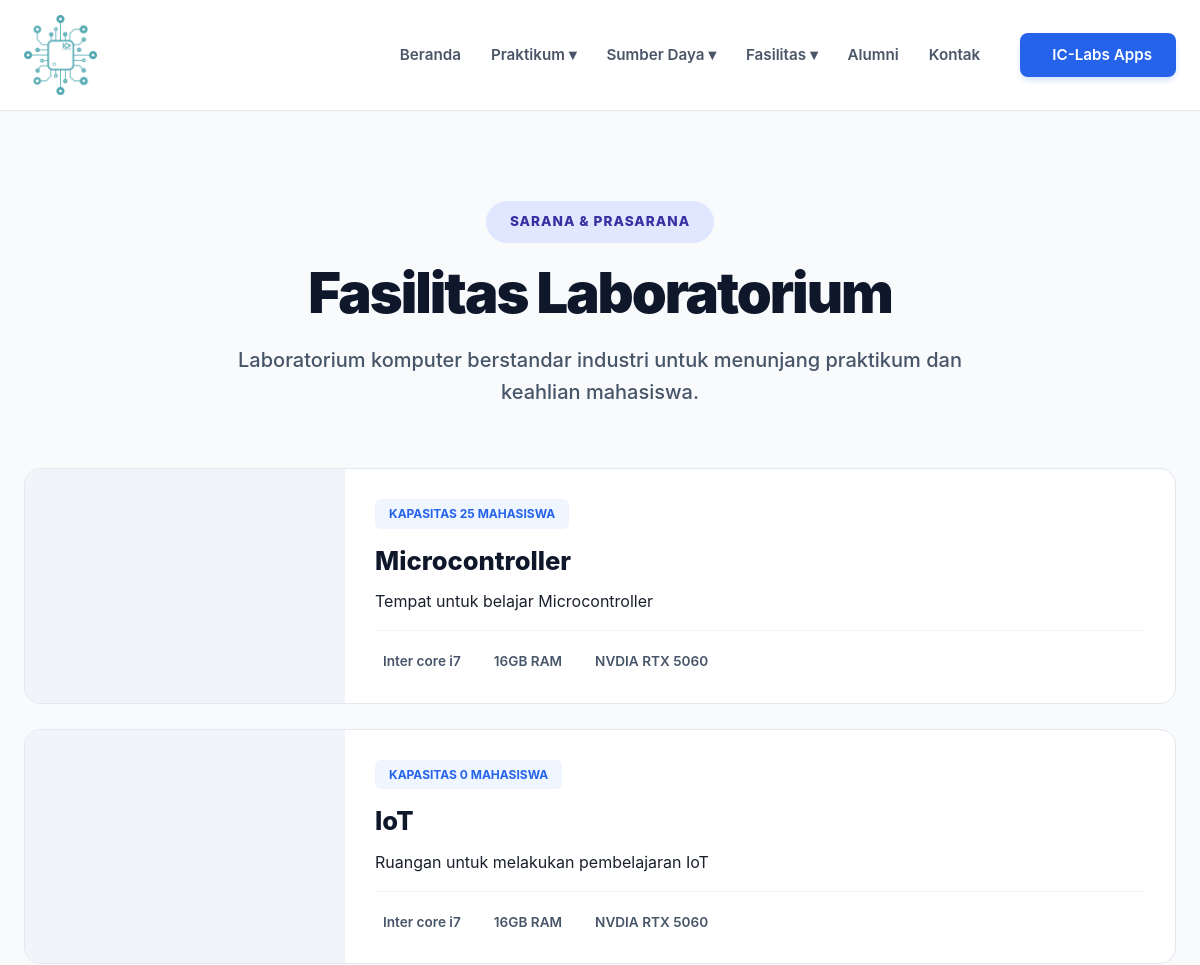
/public/laboratorium (upper part), run on an earlier commit of the app's database.
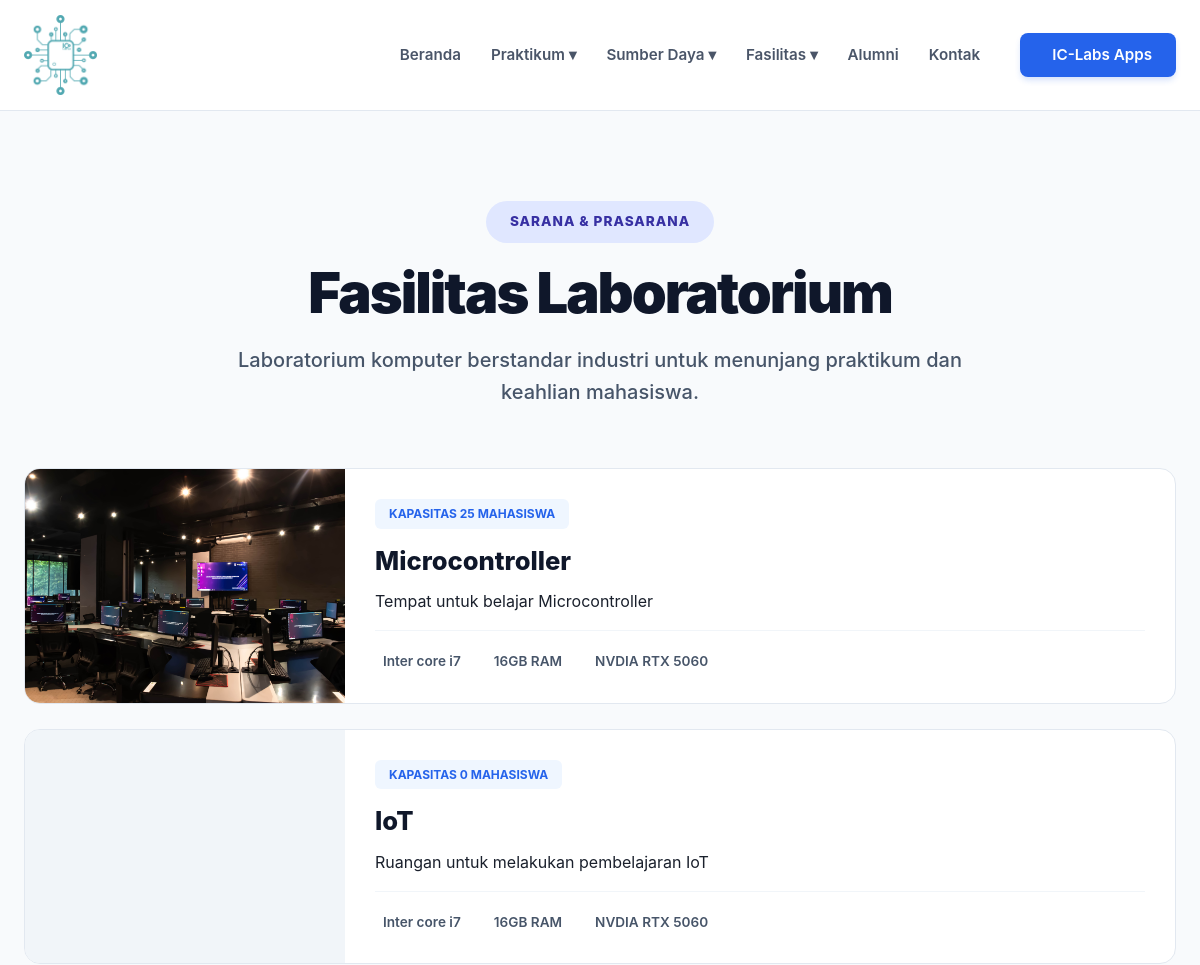
And on a later commit of the database.
### tables this page shows
CREATE TABLE `laboratorium` (
  `idLaboratorium` int(11) NOT NULL,
  `nama` varchar(100) NOT NULL,
  `jenis` enum('Laboratorium','Riset') DEFAULT 'Laboratorium',
  `idKordinatorAsisten` int(11) DEFAULT NULL,
  `deskripsi` text DEFAULT NULL,
  `gambar` varchar(255) DEFAULT NULL,
  `jumlahPc` int(11) DEFAULT NULL,
  `jumlahKursi` int(11) DEFAULT NULL,
  `lokasi` varchar(255) DEFAULT NULL,
  `kapasitas` int(11) DEFAULT 0,
  `processor` varchar(255) DEFAULT NULL,
  `ram` varchar(100) DEFAULT NULL,
  `storage` varchar(100) DEFAULT NULL,
  `gpu` varchar(255) DEFAULT NULL,
  `monitor` varchar(255) DEFAULT NULL,
  `software` text DEFAULT NULL,
  `fasilitas_pendukung` text DEFAULT NULL,
  `koordinator_nama` varchar(255) DEFAULT NULL,
  `koordinator_foto` varchar(255) DEFAULT NULL
);

### app/views/fasilitas/laboratorium.php (the view, shortened to what this page needs)
<?php
$lab_list = [];
if (!empty($data['laboratorium'])) {
    $lab_list = $data['laboratorium'];
} else {
    global $pdo;
    try {
        if ($pdo instanceof PDO) {
            $stmt = $pdo->query("SELECT * FROM laboratorium WHERE jenis = 'Laboratorium' ORDER BY idLaboratorium ASC");
            $lab_list = $stmt->fetchAll(PDO::FETCH_ASSOC);
        }
    } catch (Throwable $e) { $lab_list = []; }
}
function getLabImg($row) {
    if (!empty($row['gambar']) && file_exists(ROOT_PROJECT . '/public/assets/uploads/' . $row['gambar'])) {
        return ASSETS_URL . '/assets/uploads/' . $row['gambar'];
    }
    return null;
}
?>
<section class="fasilitas-section">
    <div class="container">
        <header class="page-header">
            <span class="header-badge">Sarana & Prasarana</span>
            <h1>Fasilitas Laboratorium</h1>
            <p>Laboratorium komputer berstandar industri untuk menunjang praktikum dan keahlian mahasiswa.</p>
        </header>
        <div class="facility-grid">
            <?php if (!empty($lab_list)) : ?>
                <?php foreach ($lab_list as $row) : ?>
                    <?php
                        $imgSrc = getLabImg($row);
                        $descRaw = $row['deskripsi'] ?? '';
                        $deskripsi = strlen($descRaw) > 150 ? substr($descRaw, 0, 150) . '...' : $descRaw;
                    ?>
                    <a href="<?= PUBLIC_URL ?>/detail_fasilitas/<?= $row['idLaboratorium'] ?>" class="facility-row">
                        <div class="facility-img-side">
                            <?php if ($imgSrc) : ?>
                                <img src="<?= $imgSrc ?>" alt="<?= htmlspecialchars($row['nama']) ?>"
                                     style="width:100%; height:100%; object-fit:cover;">
                            <?php else : ?>
                                <div class="img-overlay-placeholder">
                                    <i class="ri-computer-line"></i>
                                </div>
                            <?php endif; ?>
                        </div>
                        <div class="facility-info-side">
                            <div class="facility-meta">
                                <span class="badge-info">
                                    <i class="ri-group-line"></i> Kapasitas <?= $row['kapasitas'] ?> Mahasiswa
                                </span>
                            </div>
                            <h3><?= htmlspecialchars($row['nama']) ?></h3>
                            <p><?= htmlspecialchars($deskripsi) ?></p>
                            <div class="mini-specs">
                                <?php if (!empty($row['processor'])) : ?>
                                    <div class="mini-spec-item"><i class="ri-cpu-line"></i> <?= htmlspecialchars($row['processor']) ?></div>
                                <?php endif; ?>
                                <?php if (!empty($row['ram'])) : ?>
                                    <div class="mini-spec-item"><i class="ri-ram-2-line"></i> <?= htmlspecialchars($row['ram']) ?></div>
                                <?php endif; ?>
                                <?php if (!empty($row['gpu'])) : ?>
                                    <div class="mini-spec-item"><i class="ri-window-line"></i> <?= htmlspecialchars($row['gpu']) ?></div>
                                <?php endif; ?>
                            </div>
                        </div>
                    </a>
                <?php endforeach; ?>
            <?php endif; ?>
        </div>
    </div>
</section>

What changed in the data, as far as the page shows it:
changed laboratorium "Microcontroller": gambar: picture added
